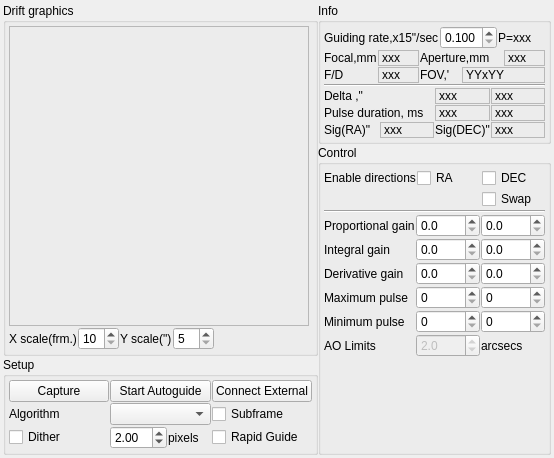
<?xml version="1.0" encoding="UTF-8"?>
<ui version="4.0">
 <class>guiderClass</class>
 <widget class="QWidget" name="guiderClass">
  <property name="geometry">
   <rect>
    <x>0</x>
    <y>0</y>
    <width>554</width>
    <height>457</height>
   </rect>
  </property>
  <property name="sizePolicy">
   <sizepolicy hsizetype="Preferred" vsizetype="Minimum">
    <horstretch>0</horstretch>
    <verstretch>0</verstretch>
   </sizepolicy>
  </property>
  <property name="minimumSize">
   <size>
    <width>0</width>
    <height>0</height>
   </size>
  </property>
  <property name="maximumSize">
   <size>
    <width>16777215</width>
    <height>16777215</height>
   </size>
  </property>
  <property name="windowTitle">
   <string>Guiding</string>
  </property>
  <layout class="QVBoxLayout" name="verticalLayout_7">
   <property name="spacing">
    <number>5</number>
   </property>
   <property name="leftMargin">
    <number>3</number>
   </property>
   <property name="topMargin">
    <number>3</number>
   </property>
   <property name="rightMargin">
    <number>3</number>
   </property>
   <property name="bottomMargin">
    <number>3</number>
   </property>
   <item>
    <layout class="QHBoxLayout" name="horizontalLayout_6">
     <property name="spacing">
      <number>0</number>
     </property>
     <item>
      <layout class="QVBoxLayout" name="verticalLayout_3">
       <property name="spacing">
        <number>1</number>
       </property>
       <item>
        <widget class="QGroupBox" name="driftGraphicsGroup">
         <property name="title">
          <string>Drift graphics</string>
         </property>
         <layout class="QVBoxLayout" name="verticalLayout_2">
          <property name="spacing">
           <number>1</number>
          </property>
          <property name="leftMargin">
           <number>3</number>
          </property>
          <property name="topMargin">
           <number>3</number>
          </property>
          <property name="rightMargin">
           <number>3</number>
          </property>
          <property name="bottomMargin">
           <number>3</number>
          </property>
          <item>
           <widget class="QFrame" name="frame_Graph">
            <property name="sizePolicy">
             <sizepolicy hsizetype="Fixed" vsizetype="Fixed">
              <horstretch>0</horstretch>
              <verstretch>0</verstretch>
             </sizepolicy>
            </property>
            <property name="minimumSize">
             <size>
              <width>300</width>
              <height>300</height>
             </size>
            </property>
            <property name="maximumSize">
             <size>
              <width>300</width>
              <height>300</height>
             </size>
            </property>
            <property name="baseSize">
             <size>
              <width>300</width>
              <height>300</height>
             </size>
            </property>
            <property name="frameShape">
             <enum>QFrame::StyledPanel</enum>
            </property>
            <property name="frameShadow">
             <enum>QFrame::Raised</enum>
            </property>
           </widget>
          </item>
          <item>
           <layout class="QHBoxLayout" name="horizontalLayout_7">
            <property name="spacing">
             <number>1</number>
            </property>
            <item>
             <widget class="QLabel" name="l_1">
              <property name="text">
               <string>X scale(frm.)</string>
              </property>
              <property name="margin">
               <number>0</number>
              </property>
             </widget>
            </item>
            <item>
             <widget class="QSpinBox" name="spinBox_XScale">
              <property name="minimum">
               <number>10</number>
              </property>
             </widget>
            </item>
            <item>
             <widget class="QLabel" name="l_2">
              <property name="text">
               <string>Y scale(&quot;)</string>
              </property>
             </widget>
            </item>
            <item>
             <widget class="QSpinBox" name="spinBox_YScale">
              <property name="minimum">
               <number>5</number>
              </property>
              <property name="maximum">
               <number>30</number>
              </property>
              <property name="singleStep">
               <number>5</number>
              </property>
              <property name="value">
               <number>5</number>
              </property>
             </widget>
            </item>
            <item>
             <spacer name="horizontalSpacer_4">
              <property name="orientation">
               <enum>Qt::Horizontal</enum>
              </property>
              <property name="sizeHint" stdset="0">
               <size>
                <width>40</width>
                <height>20</height>
               </size>
              </property>
             </spacer>
            </item>
           </layout>
          </item>
         </layout>
        </widget>
       </item>
       <item>
        <widget class="QGroupBox" name="setupGroup">
         <property name="enabled">
          <bool>true</bool>
         </property>
         <property name="title">
          <string>Setup</string>
         </property>
         <layout class="QVBoxLayout" name="verticalLayout_6">
          <property name="spacing">
           <number>1</number>
          </property>
          <property name="leftMargin">
           <number>3</number>
          </property>
          <property name="topMargin">
           <number>3</number>
          </property>
          <property name="rightMargin">
           <number>3</number>
          </property>
          <property name="bottomMargin">
           <number>3</number>
          </property>
          <item>
           <layout class="QGridLayout" name="gridLayout_5">
            <property name="spacing">
             <number>1</number>
            </property>
            <item row="0" column="0">
             <widget class="QPushButton" name="captureB">
              <property name="enabled">
               <bool>true</bool>
              </property>
              <property name="text">
               <string>Capture</string>
              </property>
             </widget>
            </item>
            <item row="0" column="1">
             <widget class="QPushButton" name="pushButton_StartStop">
              <property name="text">
               <string>Start Autoguide</string>
              </property>
             </widget>
            </item>
            <item row="0" column="2">
             <widget class="QPushButton" name="connectPHD2B">
              <property name="enabled">
               <bool>true</bool>
              </property>
              <property name="text">
               <string>Connect External</string>
              </property>
             </widget>
            </item>
            <item row="1" column="0">
             <widget class="QLabel" name="l_19">
              <property name="text">
               <string>Algorithm</string>
              </property>
             </widget>
            </item>
            <item row="1" column="1">
             <widget class="QComboBox" name="comboBox_ThresholdAlg"/>
            </item>
            <item row="1" column="2">
             <widget class="QCheckBox" name="subFrameCheck">
              <property name="toolTip">
               <string>Subframe the image around the guide star</string>
              </property>
              <property name="text">
               <string>Subframe</string>
              </property>
             </widget>
            </item>
            <item row="2" column="0">
             <widget class="QCheckBox" name="ditherCheck">
              <property name="toolTip">
               <string>Subframe the image around the guide star</string>
              </property>
              <property name="text">
               <string>Dither</string>
              </property>
             </widget>
            </item>
            <item row="2" column="1">
             <layout class="QHBoxLayout" name="horizontalLayout_8">
              <property name="spacing">
               <number>1</number>
              </property>
              <item>
               <widget class="QDoubleSpinBox" name="ditherPixels">
                <property name="minimum">
                 <double>0.100000000000000</double>
                </property>
                <property name="maximum">
                 <double>10.000000000000000</double>
                </property>
                <property name="singleStep">
                 <double>0.100000000000000</double>
                </property>
                <property name="value">
                 <double>2.000000000000000</double>
                </property>
               </widget>
              </item>
              <item>
               <widget class="QLabel" name="l_22">
                <property name="text">
                 <string>pixels</string>
                </property>
               </widget>
              </item>
             </layout>
            </item>
            <item row="2" column="2">
             <widget class="QCheckBox" name="rapidGuideCheck">
              <property name="text">
               <string>Rapid Guide</string>
              </property>
             </widget>
            </item>
           </layout>
          </item>
         </layout>
        </widget>
       </item>
      </layout>
     </item>
     <item>
      <layout class="QVBoxLayout" name="verticalLayout_5">
       <property name="spacing">
        <number>1</number>
       </property>
       <item>
        <widget class="QGroupBox" name="infoGroup">
         <property name="title">
          <string>Info</string>
         </property>
         <layout class="QVBoxLayout" name="verticalLayout">
          <property name="spacing">
           <number>1</number>
          </property>
          <property name="leftMargin">
           <number>3</number>
          </property>
          <property name="topMargin">
           <number>3</number>
          </property>
          <property name="rightMargin">
           <number>3</number>
          </property>
          <property name="bottomMargin">
           <number>3</number>
          </property>
          <item>
           <layout class="QHBoxLayout" name="horizontalLayout_5">
            <property name="spacing">
             <number>1</number>
            </property>
            <item>
             <widget class="QLabel" name="l_3">
              <property name="toolTip">
               <string>Mount guiding rate</string>
              </property>
              <property name="text">
               <string>Guiding rate,x15&quot;/sec</string>
              </property>
             </widget>
            </item>
            <item>
             <widget class="QDoubleSpinBox" name="spinBox_GuideRate">
              <property name="decimals">
               <number>3</number>
              </property>
              <property name="minimum">
               <double>0.100000000000000</double>
              </property>
              <property name="maximum">
               <double>2.000000000000000</double>
              </property>
              <property name="singleStep">
               <double>0.100000000000000</double>
              </property>
             </widget>
            </item>
            <item>
             <widget class="QLabel" name="l_RecommendedGain">
              <property name="toolTip">
               <string>Recommended proportional rate</string>
              </property>
              <property name="text">
               <string notr="true">P=xxx</string>
              </property>
             </widget>
            </item>
           </layout>
          </item>
          <item>
           <layout class="QGridLayout" name="gridLayout_4">
            <property name="spacing">
             <number>1</number>
            </property>
            <item row="0" column="0">
             <widget class="QLabel" name="l_5">
              <property name="text">
               <string>Focal,mm</string>
              </property>
             </widget>
            </item>
            <item row="0" column="1">
             <widget class="QLabel" name="l_Focal">
              <property name="frameShape">
               <enum>QFrame::StyledPanel</enum>
              </property>
              <property name="frameShadow">
               <enum>QFrame::Sunken</enum>
              </property>
              <property name="text">
               <string notr="true">xxx</string>
              </property>
              <property name="scaledContents">
               <bool>false</bool>
              </property>
              <property name="alignment">
               <set>Qt::AlignLeading|Qt::AlignLeft|Qt::AlignVCenter</set>
              </property>
             </widget>
            </item>
            <item row="0" column="2" colspan="2">
             <widget class="QLabel" name="l_6">
              <property name="text">
               <string>Aperture,mm</string>
              </property>
             </widget>
            </item>
            <item row="0" column="4">
             <widget class="QLabel" name="l_Aperture">
              <property name="frameShape">
               <enum>QFrame::StyledPanel</enum>
              </property>
              <property name="frameShadow">
               <enum>QFrame::Sunken</enum>
              </property>
              <property name="text">
               <string notr="true">xxx</string>
              </property>
              <property name="alignment">
               <set>Qt::AlignLeading|Qt::AlignLeft|Qt::AlignVCenter</set>
              </property>
             </widget>
            </item>
            <item row="1" column="0">
             <widget class="QLabel" name="l_7">
              <property name="text">
               <string>F/D</string>
              </property>
             </widget>
            </item>
            <item row="1" column="1">
             <widget class="QLabel" name="l_FbyD">
              <property name="frameShape">
               <enum>QFrame::StyledPanel</enum>
              </property>
              <property name="frameShadow">
               <enum>QFrame::Sunken</enum>
              </property>
              <property name="text">
               <string notr="true">xxx</string>
              </property>
              <property name="alignment">
               <set>Qt::AlignLeading|Qt::AlignLeft|Qt::AlignVCenter</set>
              </property>
             </widget>
            </item>
            <item row="1" column="2">
             <widget class="QLabel" name="l_8">
              <property name="text">
               <string>FOV,'</string>
              </property>
             </widget>
            </item>
            <item row="1" column="3" colspan="2">
             <widget class="QLabel" name="l_FOV">
              <property name="frameShape">
               <enum>QFrame::StyledPanel</enum>
              </property>
              <property name="frameShadow">
               <enum>QFrame::Sunken</enum>
              </property>
              <property name="text">
               <string>YYxYY</string>
              </property>
              <property name="alignment">
               <set>Qt::AlignLeading|Qt::AlignLeft|Qt::AlignVCenter</set>
              </property>
             </widget>
            </item>
           </layout>
          </item>
          <item>
           <widget class="Line" name="line_2">
            <property name="orientation">
             <enum>Qt::Horizontal</enum>
            </property>
           </widget>
          </item>
          <item>
           <layout class="QGridLayout" name="gridLayout">
            <property name="spacing">
             <number>1</number>
            </property>
            <item row="0" column="0">
             <widget class="QLabel" name="l_16">
              <property name="text">
               <string>Delta ,&quot;</string>
              </property>
             </widget>
            </item>
            <item row="0" column="1">
             <layout class="QHBoxLayout" name="horizontalLayout_3">
              <property name="spacing">
               <number>1</number>
              </property>
              <item>
               <widget class="QLabel" name="l_DeltaRA">
                <property name="frameShape">
                 <enum>QFrame::StyledPanel</enum>
                </property>
                <property name="frameShadow">
                 <enum>QFrame::Sunken</enum>
                </property>
                <property name="text">
                 <string notr="true">xxx</string>
                </property>
                <property name="alignment">
                 <set>Qt::AlignLeading|Qt::AlignLeft|Qt::AlignVCenter</set>
                </property>
               </widget>
              </item>
              <item>
               <widget class="QLabel" name="l_DeltaDEC">
                <property name="frameShape">
                 <enum>QFrame::StyledPanel</enum>
                </property>
                <property name="frameShadow">
                 <enum>QFrame::Sunken</enum>
                </property>
                <property name="text">
                 <string notr="true">xxx</string>
                </property>
                <property name="alignment">
                 <set>Qt::AlignLeading|Qt::AlignLeft|Qt::AlignVCenter</set>
                </property>
               </widget>
              </item>
             </layout>
            </item>
            <item row="1" column="0">
             <widget class="QLabel" name="l_17">
              <property name="text">
               <string>Pulse duration, ms</string>
              </property>
             </widget>
            </item>
            <item row="1" column="1">
             <layout class="QHBoxLayout" name="horizontalLayout_4">
              <property name="spacing">
               <number>1</number>
              </property>
              <item>
               <widget class="QLabel" name="l_PulseRA">
                <property name="frameShape">
                 <enum>QFrame::StyledPanel</enum>
                </property>
                <property name="frameShadow">
                 <enum>QFrame::Sunken</enum>
                </property>
                <property name="text">
                 <string notr="true">xxx</string>
                </property>
                <property name="alignment">
                 <set>Qt::AlignLeading|Qt::AlignLeft|Qt::AlignVCenter</set>
                </property>
               </widget>
              </item>
              <item>
               <widget class="QLabel" name="l_PulseDEC">
                <property name="frameShape">
                 <enum>QFrame::StyledPanel</enum>
                </property>
                <property name="frameShadow">
                 <enum>QFrame::Sunken</enum>
                </property>
                <property name="text">
                 <string notr="true">xxx</string>
                </property>
                <property name="alignment">
                 <set>Qt::AlignLeading|Qt::AlignLeft|Qt::AlignVCenter</set>
                </property>
               </widget>
              </item>
             </layout>
            </item>
            <item row="2" column="0">
             <layout class="QHBoxLayout" name="horizontalLayout">
              <property name="spacing">
               <number>1</number>
              </property>
              <item>
               <widget class="QLabel" name="l_20">
                <property name="text">
                 <string>Sig(RA)&quot;</string>
                </property>
               </widget>
              </item>
              <item>
               <widget class="QLabel" name="l_ErrRA">
                <property name="frameShape">
                 <enum>QFrame::StyledPanel</enum>
                </property>
                <property name="frameShadow">
                 <enum>QFrame::Sunken</enum>
                </property>
                <property name="text">
                 <string notr="true">xxx</string>
                </property>
                <property name="scaledContents">
                 <bool>false</bool>
                </property>
                <property name="alignment">
                 <set>Qt::AlignLeading|Qt::AlignLeft|Qt::AlignVCenter</set>
                </property>
               </widget>
              </item>
             </layout>
            </item>
            <item row="2" column="1">
             <layout class="QHBoxLayout" name="horizontalLayout_2">
              <property name="spacing">
               <number>1</number>
              </property>
              <item>
               <widget class="QLabel" name="l_21">
                <property name="text">
                 <string>Sig(DEC)&quot;</string>
                </property>
               </widget>
              </item>
              <item>
               <widget class="QLabel" name="l_ErrDEC">
                <property name="frameShape">
                 <enum>QFrame::StyledPanel</enum>
                </property>
                <property name="frameShadow">
                 <enum>QFrame::Sunken</enum>
                </property>
                <property name="text">
                 <string notr="true">xxx</string>
                </property>
                <property name="scaledContents">
                 <bool>false</bool>
                </property>
                <property name="alignment">
                 <set>Qt::AlignLeading|Qt::AlignLeft|Qt::AlignVCenter</set>
                </property>
               </widget>
              </item>
             </layout>
            </item>
           </layout>
          </item>
         </layout>
        </widget>
       </item>
       <item>
        <widget class="QGroupBox" name="controlGroup">
         <property name="title">
          <string>Control</string>
         </property>
         <layout class="QVBoxLayout" name="verticalLayout_4">
          <property name="spacing">
           <number>1</number>
          </property>
          <property name="leftMargin">
           <number>3</number>
          </property>
          <property name="topMargin">
           <number>3</number>
          </property>
          <property name="rightMargin">
           <number>3</number>
          </property>
          <property name="bottomMargin">
           <number>3</number>
          </property>
          <item>
           <layout class="QGridLayout" name="gridLayout_3">
            <property name="spacing">
             <number>1</number>
            </property>
            <item row="1" column="2">
             <widget class="QCheckBox" name="swapCheck">
              <property name="toolTip">
               <string>Swap DEC direction pulses. This value is determined automatically from the calibration procedure, only override if necessary.</string>
              </property>
              <property name="text">
               <string>Swap</string>
              </property>
             </widget>
            </item>
            <item row="0" column="2">
             <widget class="QCheckBox" name="checkBox_DirDEC">
              <property name="text">
               <string>DEC</string>
              </property>
             </widget>
            </item>
            <item row="0" column="0">
             <widget class="QLabel" name="l_9">
              <property name="text">
               <string>Enable directions</string>
              </property>
             </widget>
            </item>
            <item row="0" column="1">
             <widget class="QCheckBox" name="checkBox_DirRA">
              <property name="text">
               <string>RA</string>
              </property>
             </widget>
            </item>
           </layout>
          </item>
          <item>
           <widget class="Line" name="line">
            <property name="orientation">
             <enum>Qt::Horizontal</enum>
            </property>
           </widget>
          </item>
          <item>
           <layout class="QGridLayout" name="gridLayout_2">
            <property name="spacing">
             <number>1</number>
            </property>
            <item row="0" column="0">
             <widget class="QLabel" name="l_11">
              <property name="text">
               <string>Proportional gain</string>
              </property>
             </widget>
            </item>
            <item row="0" column="1">
             <widget class="QDoubleSpinBox" name="spinBox_PropGainRA">
              <property name="decimals">
               <number>1</number>
              </property>
              <property name="maximum">
               <double>1000.000000000000000</double>
              </property>
             </widget>
            </item>
            <item row="0" column="2">
             <widget class="QDoubleSpinBox" name="spinBox_PropGainDEC">
              <property name="decimals">
               <number>1</number>
              </property>
              <property name="maximum">
               <double>1000.000000000000000</double>
              </property>
             </widget>
            </item>
            <item row="1" column="0">
             <widget class="QLabel" name="l_12">
              <property name="text">
               <string>Integral gain</string>
              </property>
             </widget>
            </item>
            <item row="1" column="1">
             <widget class="QDoubleSpinBox" name="spinBox_IntGainRA">
              <property name="decimals">
               <number>1</number>
              </property>
              <property name="maximum">
               <double>1000.000000000000000</double>
              </property>
             </widget>
            </item>
            <item row="1" column="2">
             <widget class="QDoubleSpinBox" name="spinBox_IntGainDEC">
              <property name="decimals">
               <number>1</number>
              </property>
              <property name="maximum">
               <double>1000.000000000000000</double>
              </property>
             </widget>
            </item>
            <item row="2" column="0">
             <widget class="QLabel" name="l_13">
              <property name="text">
               <string>Derivative gain</string>
              </property>
             </widget>
            </item>
            <item row="2" column="1">
             <widget class="QDoubleSpinBox" name="spinBox_DerGainRA">
              <property name="decimals">
               <number>1</number>
              </property>
              <property name="maximum">
               <double>1000.000000000000000</double>
              </property>
             </widget>
            </item>
            <item row="2" column="2">
             <widget class="QDoubleSpinBox" name="spinBox_DerGainDEC">
              <property name="decimals">
               <number>1</number>
              </property>
              <property name="maximum">
               <double>1000.000000000000000</double>
              </property>
             </widget>
            </item>
            <item row="3" column="0">
             <widget class="QLabel" name="l_14">
              <property name="text">
               <string>Maximum pulse</string>
              </property>
             </widget>
            </item>
            <item row="3" column="1">
             <widget class="QSpinBox" name="spinBox_MaxPulseRA">
              <property name="maximum">
               <number>9999</number>
              </property>
             </widget>
            </item>
            <item row="3" column="2">
             <widget class="QSpinBox" name="spinBox_MaxPulseDEC">
              <property name="maximum">
               <number>9999</number>
              </property>
             </widget>
            </item>
            <item row="4" column="0">
             <widget class="QLabel" name="l_15">
              <property name="text">
               <string>Minimum pulse</string>
              </property>
             </widget>
            </item>
            <item row="4" column="1">
             <widget class="QSpinBox" name="spinBox_MinPulseRA">
              <property name="maximum">
               <number>9999</number>
              </property>
             </widget>
            </item>
            <item row="4" column="2">
             <widget class="QSpinBox" name="spinBox_MinPulseDEC">
              <property name="maximum">
               <number>9999</number>
              </property>
             </widget>
            </item>
            <item row="5" column="0">
             <widget class="QLabel" name="l_23">
              <property name="text">
               <string>AO Limits</string>
              </property>
             </widget>
            </item>
            <item row="5" column="1">
             <widget class="QDoubleSpinBox" name="spinBox_AOLimit">
              <property name="enabled">
               <bool>false</bool>
              </property>
              <property name="toolTip">
               <string>Maximum deviation to correct for using Adaptive Optics unit. If the guiding deviation exceeds this value, Ekos will guide the mount mechanically</string>
              </property>
              <property name="decimals">
               <number>1</number>
              </property>
              <property name="maximum">
               <double>30.000000000000000</double>
              </property>
              <property name="singleStep">
               <double>0.500000000000000</double>
              </property>
              <property name="value">
               <double>2.000000000000000</double>
              </property>
             </widget>
            </item>
            <item row="5" column="2">
             <widget class="QLabel" name="l_24">
              <property name="text">
               <string>arcsecs</string>
              </property>
             </widget>
            </item>
           </layout>
          </item>
          <item>
           <spacer name="verticalSpacer">
            <property name="orientation">
             <enum>Qt::Vertical</enum>
            </property>
            <property name="sizeHint" stdset="0">
             <size>
              <width>20</width>
              <height>111</height>
             </size>
            </property>
           </spacer>
          </item>
         </layout>
        </widget>
       </item>
      </layout>
     </item>
    </layout>
   </item>
  </layout>
 </widget>
 <tabstops>
  <tabstop>spinBox_XScale</tabstop>
  <tabstop>spinBox_YScale</tabstop>
  <tabstop>comboBox_ThresholdAlg</tabstop>
  <tabstop>spinBox_GuideRate</tabstop>
  <tabstop>checkBox_DirRA</tabstop>
  <tabstop>checkBox_DirDEC</tabstop>
  <tabstop>spinBox_PropGainRA</tabstop>
  <tabstop>spinBox_PropGainDEC</tabstop>
  <tabstop>spinBox_IntGainRA</tabstop>
  <tabstop>spinBox_IntGainDEC</tabstop>
  <tabstop>spinBox_DerGainRA</tabstop>
  <tabstop>spinBox_DerGainDEC</tabstop>
  <tabstop>spinBox_MaxPulseRA</tabstop>
  <tabstop>spinBox_MaxPulseDEC</tabstop>
  <tabstop>spinBox_MinPulseRA</tabstop>
  <tabstop>spinBox_MinPulseDEC</tabstop>
  <tabstop>pushButton_StartStop</tabstop>
 </tabstops>
 <resources/>
 <connections/>
</ui>
